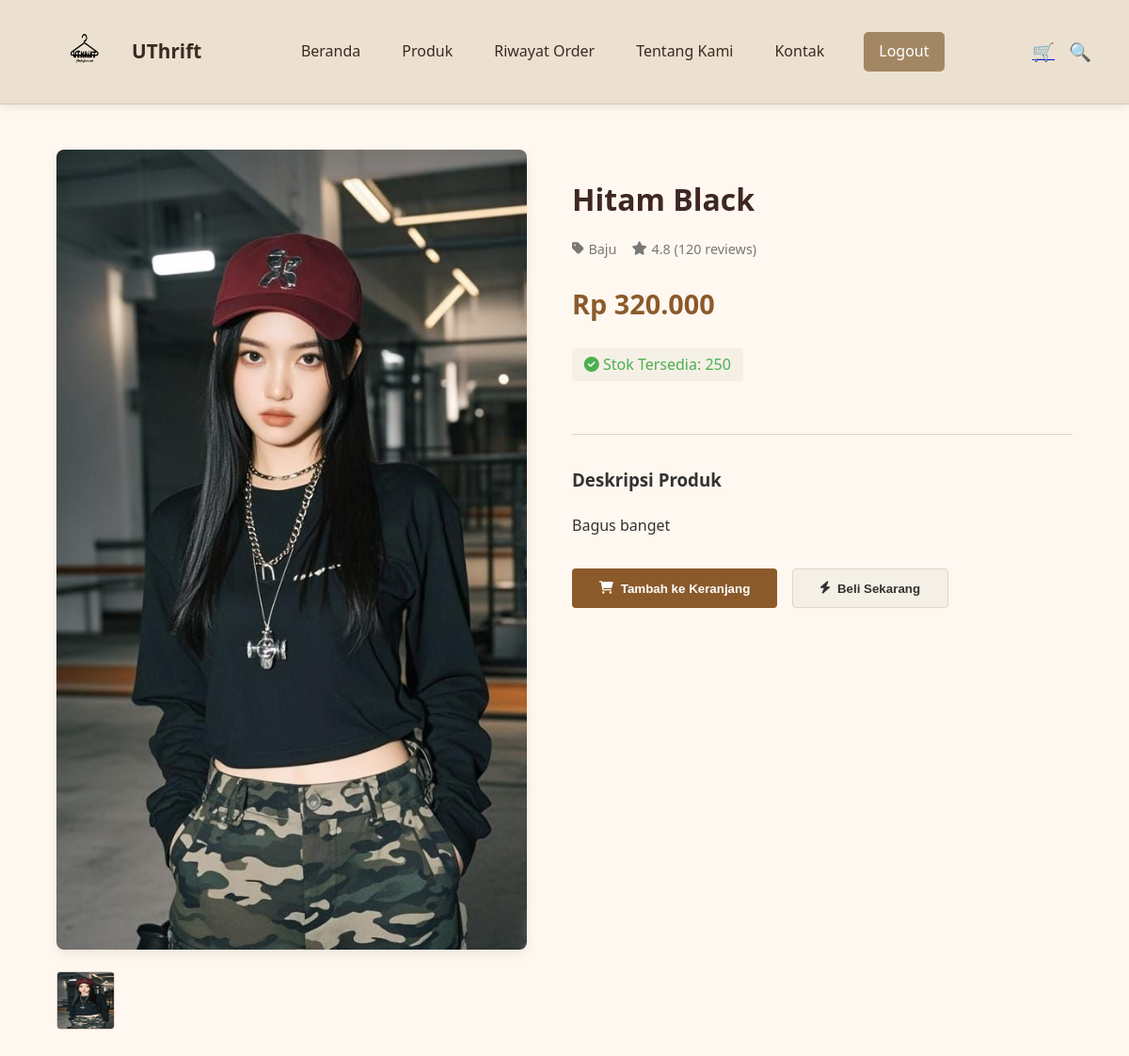
The app's page /detail_produk.php?id=6 with its own data.
### tables this page shows
CREATE TABLE `products` (
  `id` int(11) NOT NULL,
  `name` varchar(255) NOT NULL,
  `description` text DEFAULT NULL,
  `price` decimal(10,2) NOT NULL,
  `stock` int(11) NOT NULL,
  `category` varchar(100) DEFAULT NULL,
  `image` varchar(255) DEFAULT NULL,
  `created_at` timestamp NOT NULL DEFAULT current_timestamp()
);

### detail_produk.php (the view, shortened to what this page needs)
<?php
include 'navbar.php';
include 'config.php';
$id = $_GET['id'] ?? '';
$stmt = $pdo->prepare("SELECT * FROM products WHERE id = ?");
$stmt->execute([$id]);
$product = $stmt->fetch();
?>
<!DOCTYPE html>
<html lang="id">
<head>
    <link rel="stylesheet" href="https://cdnjs.cloudflare.com/ajax/libs/font-awesome/6.0.0/css/all.min.css">
</head>
<body>
    <section class="product-detail">
        <div class="product-gallery">
            <img src="asset/<?= htmlspecialchars($product['image']) ?>" alt="<?= htmlspecialchars($product['name']) ?>" class="main-image" id="main-image">
            <div class="thumbnail-container">
                <img src="asset/<?= htmlspecialchars($product['image']) ?>" alt="Thumbnail 1" class="thumbnail" data-src="asset/<?= htmlspecialchars($product['image']) ?>">
            </div>
        </div>
        <div class="product-info">
            <h1 class="product-title"><?= htmlspecialchars($product['name']) ?></h1>
            <div class="product-meta">
                <span>
                    <i class="fas fa-tag"></i>
                    <?= htmlspecialchars($product['category']) ?>
                </span>
                <span>
                    <i class="fas fa-star"></i>
                    4.8 (120 reviews)
                </span>
            </div>
            <div class="product-price">
                Rp <?= number_format($product['price'], 0, ',', '.') ?>
            </div>
            <div class="product-stock in-stock">
                <i class="fas fa-check-circle"></i>
                Stok Tersedia: <span id="product-stock"><?= htmlspecialchars($product['stock']) ?></span>
            </div>
            <div class="divider"></div>
            <div class="product-description">
                <h3>Deskripsi Produk</h3>
                <p><?= nl2br(htmlspecialchars($product['description'])) ?></p>
            </div>
            <div class="action-buttons">
                <button class="btn btn-primary" id="open-cart-modal">
                    <i class="fas fa-shopping-cart"></i>
                    Tambah ke Keranjang
                </button>
                <button class="btn btn-secondary" id="open-buy-modal">
                    <i class="fas fa-bolt"></i>
                    Beli Sekarang
                </button>
            </div>
        </div>
    </section>
</body>
</html>

### navbar.php (style rules this page uses)
:root { --primary-color: #a38764; --secondary-color: #ece0d0; --dark-color: #3a2a22; --light-color: #d9cbbb; --search-bg: #f5f0e8; }

### detail_produk.php (style rules this page uses)
:root { --primary: #8B5A2B; --primary-light: #A87C52; --secondary: #F5F0E6; --dark: #3E2723; --light: #FFF8F0; --accent: #D4A76A; --success: #4CAF50; --text: #333333; --text-light: #777777; --border: #E0D5C8; --shadow: 0 4px 12px rgba(0, 0, 0, 0.08); --modal-bg: white; --modal-overlay: rgba(0, 0, 0, 0.5); }
body { font-family: 'Segoe UI', 'Helvetica Neue', sans-serif; background-color: var(--light); color: var(--text); line-height: 1.6; margin: 0; padding: 0; overflow-x: hidden; }
.product-detail { max-width: 1200px; margin: 3rem auto; padding: 0 5%; display: flex; gap: 3rem; flex-wrap: wrap; }
.product-gallery { flex: 1; min-width: 300px; max-width: 500px; }
.main-image { width: 100%; height: auto; border-radius: 8px; box-shadow: var(--shadow); margin-bottom: 1rem; transition: transform 0.3s; }
.thumbnail-container { display: flex; gap: 1rem; }
.thumbnail { width: 60px; height: 60px; border-radius: 4px; cursor: pointer; border: 1px solid var(--border); transition: all 0.3s; }
.product-info { flex: 1; min-width: 300px; }
.product-title { font-size: 2rem; margin-bottom: 1rem; color: var(--dark); }
.product-meta { display: flex; gap: 1rem; margin-bottom: 1.5rem; color: var(--text-light); font-size: 0.9rem; }
.product-meta span { display: flex; align-items: center; gap: 0.3rem; }
.product-price { font-size: 1.8rem; font-weight: 700; color: var(--primary); margin: 1.5rem 0; }
.product-description { margin-bottom: 2rem; color: var(--text); line-height: 1.7; }
.product-stock { display: inline-block; padding: 0.3rem 0.8rem; background-color: var(--secondary); border-radius: 4px; margin-bottom: 1.5rem; font-weight: 500; }
.in-stock { color: var(--success); }
.action-buttons { display: flex; gap: 1rem; margin-top: 2rem; }
.btn { padding: 0.8rem 1.8rem; border: none; border-radius: 4px; font-weight: 600; cursor: pointer; transition: all 0.3s; display: inline-flex; align-items: center; justify-content: center; gap: 0.5rem; }
.btn-primary { background-color: var(--primary); color: white; }
.btn-secondary { background-color: var(--secondary); color: var(--text); border: 1px solid var(--border); }
.divider { height: 1px; background-color: var(--border); margin: 2rem 0; }

### records on screen
products: image (picture), name "Hitam Black", category "Baju", price "320.000", stock "250", description "Bagus banget"
